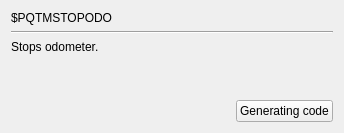
     <widget class="QWidget" name="page_PQTMSTOPODO">
      <layout class="QGridLayout" name="gridLayout_36">
       <item row="0" column="0">
        <widget class="QLabel" name="label_510">
         <property name="text">
          <string>$PQTMSTOPODO</string>
         </property>
        </widget>
       </item>
       <item row="1" column="0" colspan="3">
        <widget class="Line" name="line_133">
         <property name="orientation">
          <enum>Qt::Horizontal</enum>
         </property>
        </widget>
       </item>
       <item row="2" column="0" colspan="2">
        <widget class="QLabel" name="label_511">
         <property name="text">
          <string>Stops odometer.</string>
         </property>
        </widget>
       </item>
       <item row="3" column="2">
        <spacer name="verticalSpacer_133">
         <property name="orientation">
          <enum>Qt::Vertical</enum>
         </property>
         <property name="sizeHint" stdset="0">
          <size>
           <width>20</width>
           <height>40</height>
          </size>
         </property>
        </spacer>
       </item>
       <item row="4" column="0">
        <spacer name="horizontalSpacer_133">
         <property name="orientation">
          <enum>Qt::Horizontal</enum>
         </property>
         <property name="sizeHint" stdset="0">
          <size>
           <width>219</width>
           <height>20</height>
          </size>
         </property>
        </spacer>
       </item>
       <item row="4" column="1" colspan="2">
        <widget class="QPushButton" name="GC_PQTMSTOPODO">
         <property name="text">
          <string>Generating code</string>
         </property>
        </widget>
       </item>
      </layout>
     </widget>
